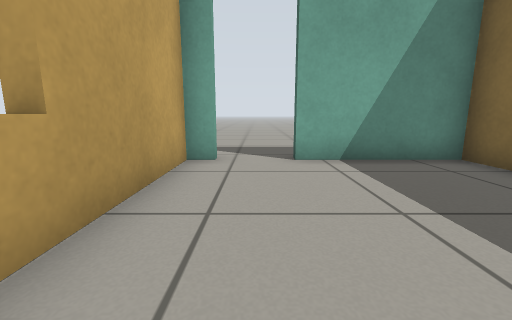
[1] (above)

16 first-person views from a walk through a robot-simulator world made for Gazebo. The camera is 0.5 m above the floor, tilts 10° down and sees 90° across. The floor is counted in squares, 0.5 m on a side. Each view is taken from the middle of a square. On the plan, view 1 faces up. The plan holds only what a view shows up to about 11 squares ahead; the rest is blank.

[2]
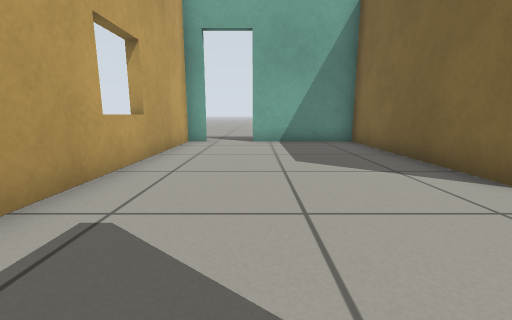

[3]
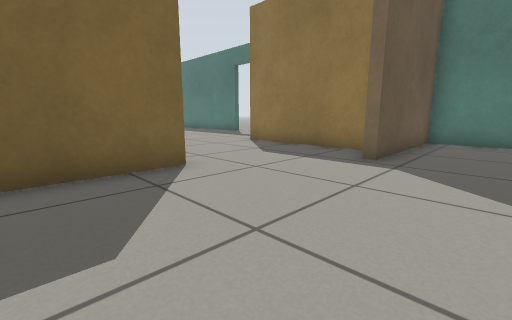

[4]
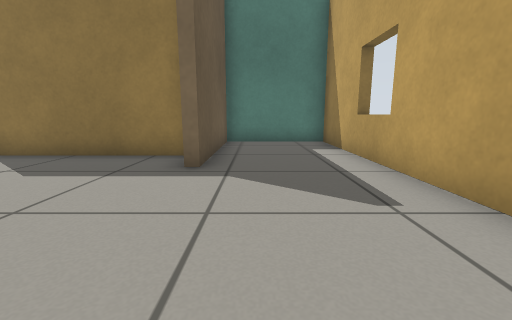

[5]
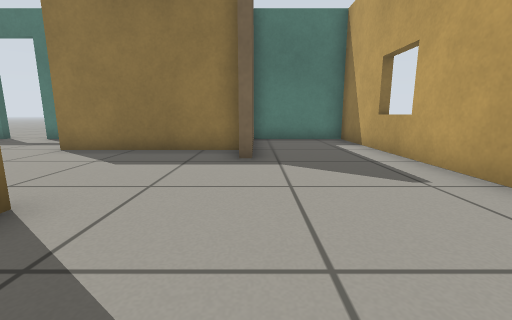

[6]
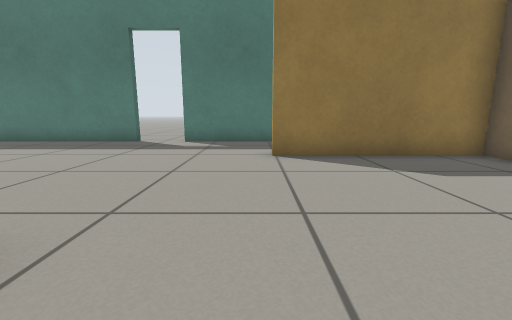

[7]
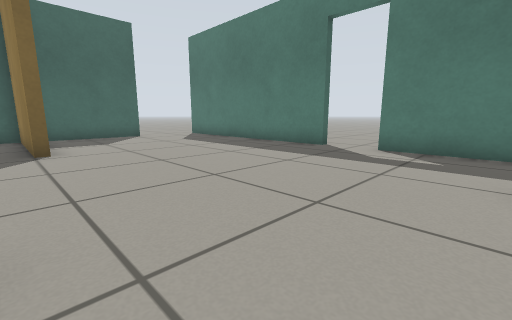

[8]
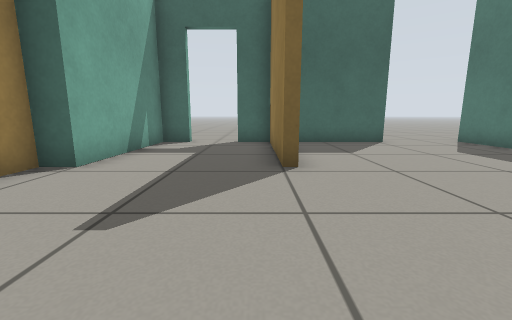

[9]
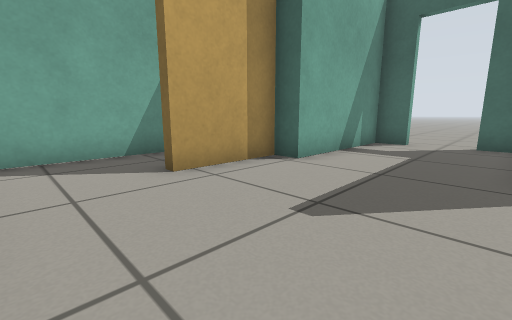

[10]
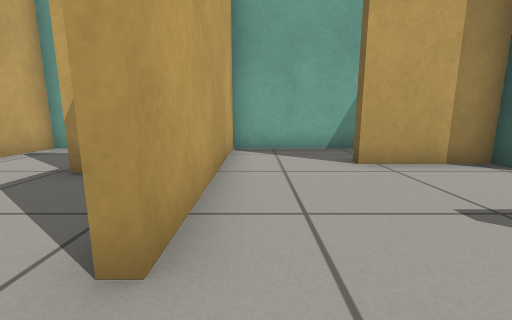

[11]
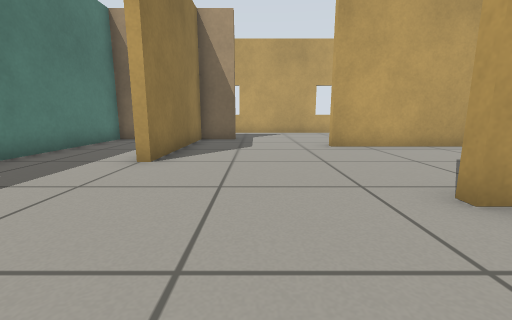

[12]
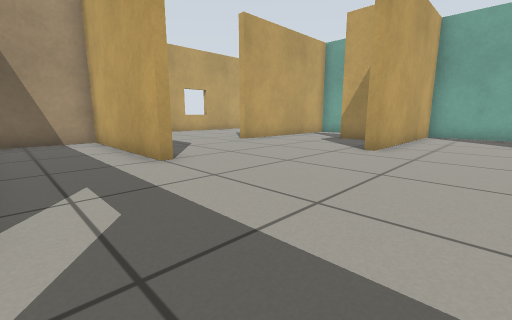

[13]
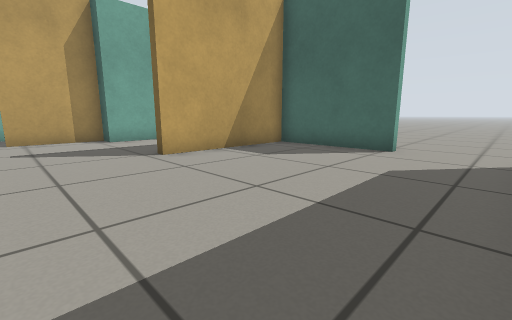

[14]
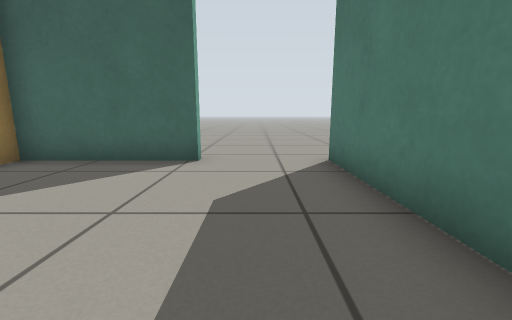

[15]
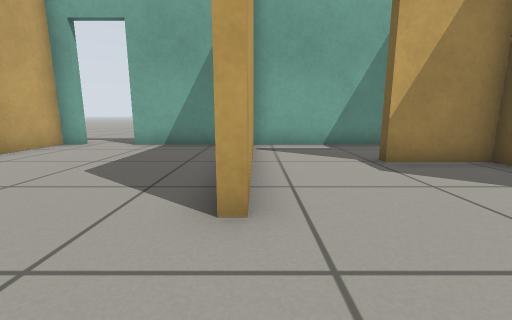

[16]
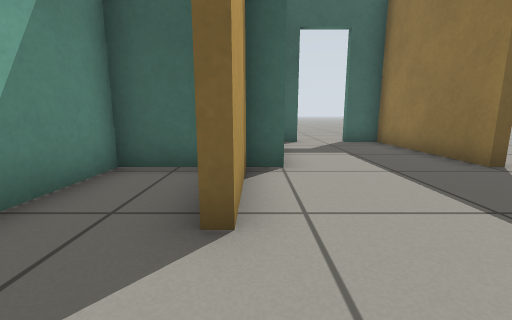

### Floor plan
Points are (right, up) in squares from view 1. A wall is a line through its corners. A room is listed if a view was taken in it or the views show most of it. See-through windows are left out.
Room 1 (views 1, 2, 3, 4, 5, 15)
walls: (4.9, -0.6) (4.6, -0.6) (4.6, 5.7) (0.9, 5.7); (-0.9, 5.7) (-1.6, 5.7) (-1.5, -8.6) (2.1, -8.6) (2.1, -3.9) (2.4, -3.9) (2.4, -5.3) (5.6, -5.3)
ways out: opening at (5, -2.5) to room 2; open door at (0, 6)
Room 2 (views 6, 7, 8, 9, 10, 11, 12, 13, 14)
walls: (15.7, -1.5) (20.5, -1.5) (20.5, -0.3); (12.4, -8.6) (20.7, -8.6); (10, 1.9) (10, 2.5) (7.8, 2.5); (7.6, -5.6) (2.4, -5.6) (2.4, -8.6) (10.7, -8.6); (10.3, 2.6) (10.3, -0.6); (15.8, 3.2) (13, 3.2); (5.6, -5.3) (7.6, -5.3); (20.5, -5.8) (20.5, -1.8) (15.7, -1.8); (20.5, 1.4) (20.5, 2.5) (15.8, 2.5); (4.9, 2.6) (4.9, -0.6)
ways out: opening at (5, -2.5) to room 1; opening at (12, 3) to room 3; opening at (6.5, 3) to room 4; opening at (21.5, -9); opening at (22, -5); open door at (11.5, -9); open door at (21, 0.5)
Room 3 (view 16)
walls: (15.8, 4) (15.8, 5.7) (10.3, 5.7) (10.3, 2.6)
ways out: opening at (12, 3) to room 2
Room 4 (no view inside)
walls: (7.8, 2.5) (7.8, 2.7); (9.2, 5.7) (4.9, 5.7) (4.9, 2.6)
ways out: opening at (6.5, 3) to room 2

Positions as (right, up) in squares from view 1, and headings:
1: (0, 0), facing up
2: (1, -4), facing up
3: (0, 2), facing down-right
4: (1, 1), facing down
5: (2, 2), facing down
6: (8, 1), facing down
7: (8, -1), facing down-right
8: (11, -1), facing right
9: (11, -1), facing up-right
10: (11, -2), facing up
11: (13, -3), facing left
12: (13, -8), facing up-left
13: (13, -8), facing up-right
14: (15, -7), facing right
15: (5, -3), facing up
16: (11, 3), facing right
